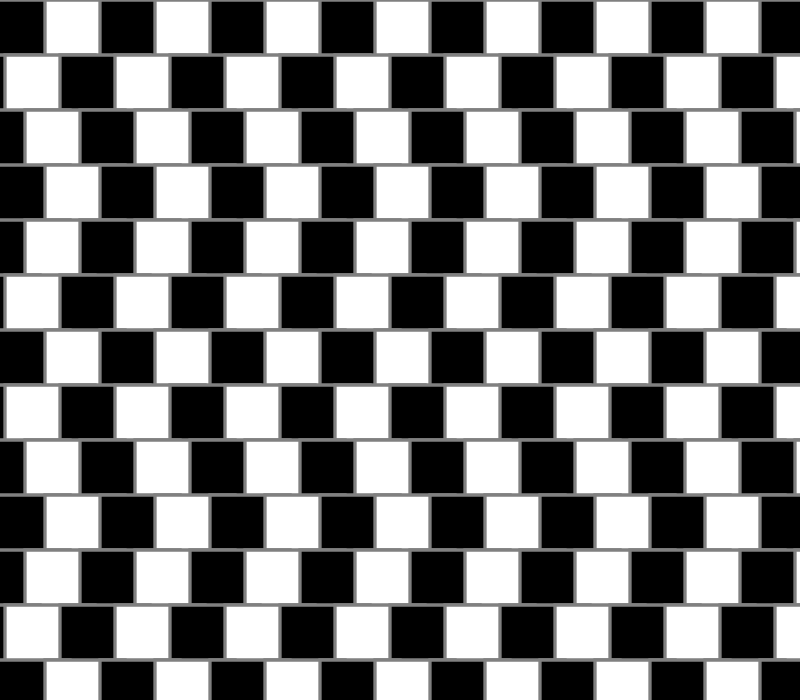
Frame 1 (no input)
Frame 60 (no input): identical to frame 1, image omitted
Frame 120 (the mouse pressed at the canvas centre since frame 60): identical to frame 1, image omitted

The p5.js sketch that drew this single still picture (run headless with seeded random() and noise() and a simulated clock; from frame 60 on, the mouse is pressed at the canvas centre):

// p5.js sketch
// ── sketch.js
function setup() {
  createCanvas(800, 700);
}

function draw() {
  background(255);
  x_jump = 55;
  y_jump = 55;
  stroke('grey');
  strokeWeight(3.3);

    for (var j = 0 ; j < 30; j++) {
      for (var i = 0; i < 30; i++) {
        if (j % 2 == 0) {
          fill(0);
        } else {
          fill(255);
        };if (i % 2 == 0) {
          fill(0);
        } else {
          fill(255);
        };
        if (j % 3 == 0){
          rect(i * x_jump - 10, j * y_jump, 80, 90);
        } else if (j % 2 == 0){
          rect(i * x_jump - 30, j * y_jump, 100, 60);
        } else {
          rect(i * x_jump - 50, j * y_jump, 90, 60);
        }
      }
    }


}
// ── styles.css
body {
  height: 100vh;
  width: 100vw;
  display: flex;
  flex-direction: row;
  justify-content: center;
  align-items: center;
}

canvas {
  position: fixed;
  top: 50%;
  left: 50%;
  transform: translate(-50%, -50%);
  z-index: -1;
 }

 h1 {
  position: absolute;
  top: 50%;
  left: 50%;
  transform: translate(-50%, -50%);
  background-color: white;
  z-index: 1;
 }
